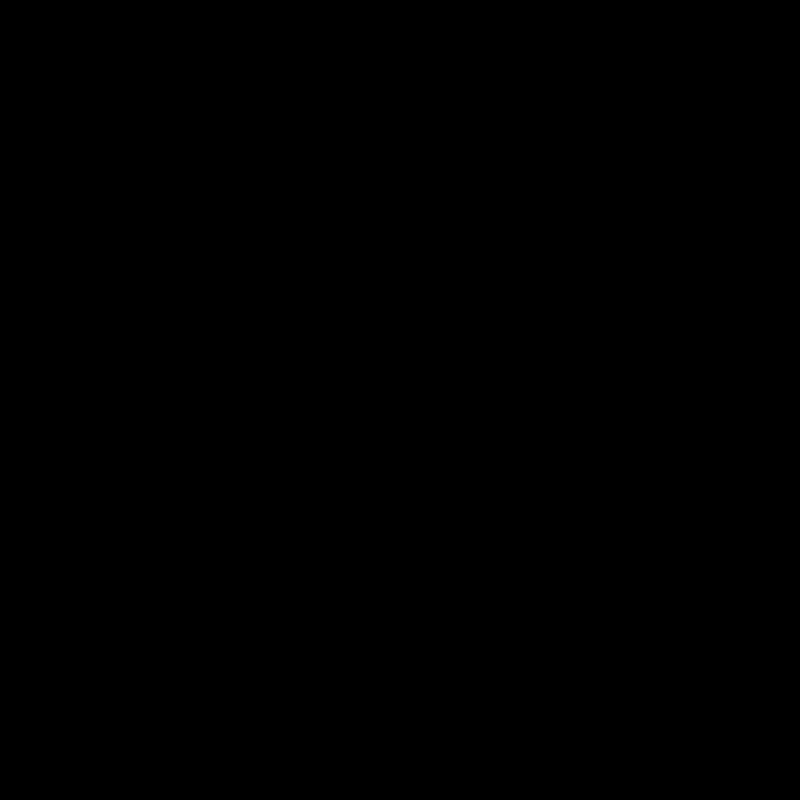
Frame 1 (no input)
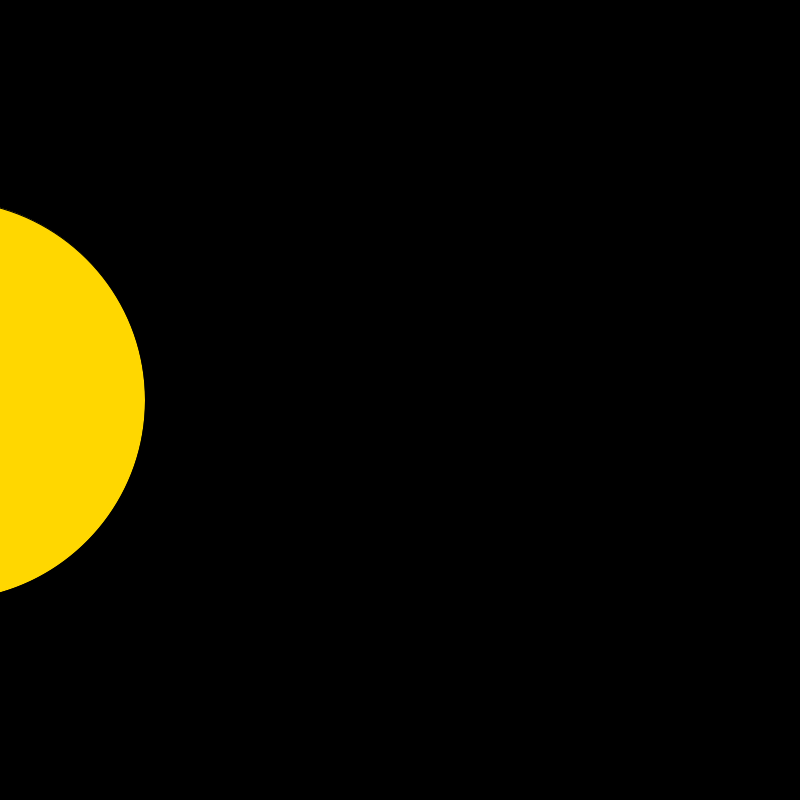
Frame 60 (the mouse pressed at the canvas centre just before this capture)
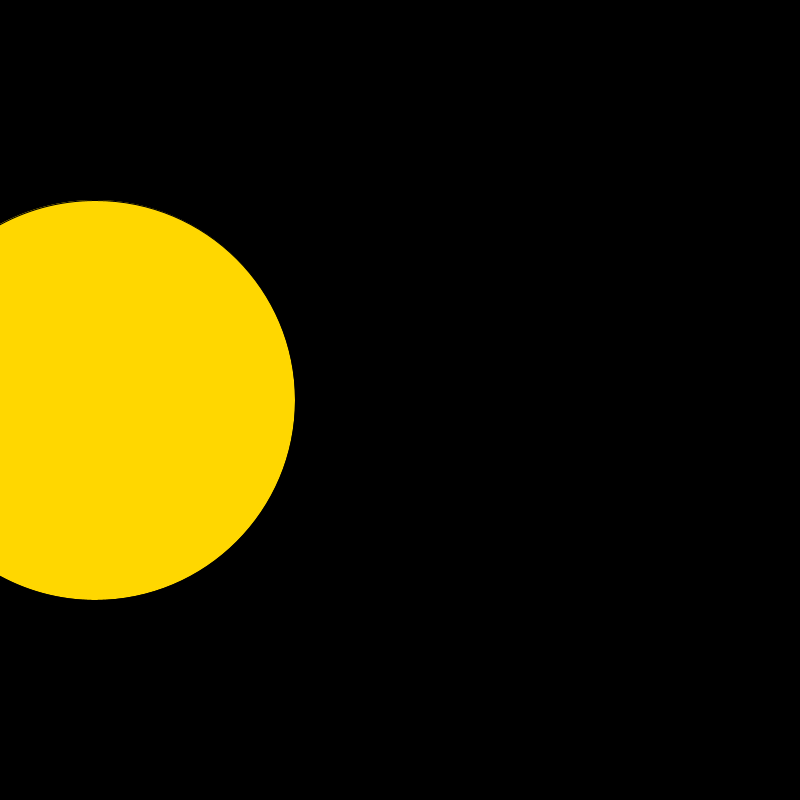
Frame 120 (the mouse held since frame 60 and released just before this capture)

The Processing sketch that drew these frames (run headless with seeded random() and noise(); from frame 60 on, the mouse is pressed at the canvas centre):

// Processing sketch: sketch_210824a
// ── sketch_210824a.pde
//Infinite Sun
float circleX = 1000;
float circleY = 400;
float circleS = 400;
void setup() {
  size(800, 800);
  //background(0);
}

void draw() {
  background(0);
  fill(255, 215, 0);
  circle(circleX, circleY, circleS);
  
  circleX = circleX + 2.5;
 
  if(circleX > 1000) {
    circleX = -200;
  }
}
